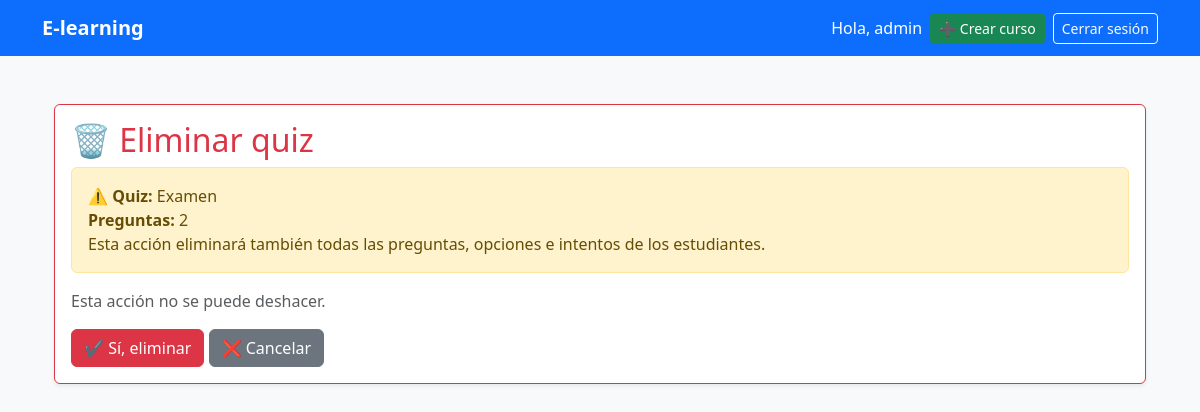
Page /quiz/3/eliminar/ (signed in) on the committed database.
### accounts/models.py (models this page shows, shortened)
class User(AbstractUser):
    ROLES = (
        ('student', 'Estudiante'),
        ('teacher', 'Instructor'),
        ('admin', 'Administrador'),
    )
    role = models.CharField(max_length=20, choices=ROLES, default='student')

### courses/models.py (models this page shows, shortened)
class Quiz(models.Model):
    curso = models.ForeignKey(Curso, on_delete=models.CASCADE, related_name='quizzes')
    titulo = models.CharField(max_length=200)
    descripcion = models.TextField(blank=True)
    puntaje_minimo = models.PositiveIntegerField(default=70, help_text="Puntaje mínimo para aprobar (%)")
    intentos_maximos = models.PositiveIntegerField(default=3, help_text="Número máximo de intentos permitidos")
    tiempo_limite = models.PositiveIntegerField(null=True, blank=True, help_text="Tiempo límite en minutos (opcional)")
    deadline = models.DateTimeField(null=True, blank=True, help_text="Fecha límite de entrega")
    orden = models.PositiveIntegerField(default=0)
    fecha_creacion = models.DateTimeField(auto_now_add=True)
    activo = models.BooleanField(default=True)
    def total_preguntas(self):
        return self.preguntas.count()
    class Meta:
        verbose_name = 'Quiz'
        verbose_name_plural = 'Quizzes'
        ordering = ['orden', 'fecha_creacion']

### courses/views_quiz.py (the view)
# urls.py: path('quiz/<int:quiz_id>/eliminar/', eliminar_quiz, name='eliminar_quiz'),
@login_required
def eliminar_quiz(request, quiz_id):
    quiz = get_object_or_404(Quiz, id=quiz_id)
    curso = quiz.curso
    if request.user.role not in ['teacher', 'admin']:
        messages.error(request, 'No tienes permiso para eliminar quizzes')
        return redirect('detalle_curso', course_id=curso.id)
    if request.method == "POST":
        titulo = quiz.titulo
        quiz.delete()
        messages.success(request, f'Quiz "{titulo}" eliminado')
        return redirect('detalle_curso', course_id=curso.id)
    return render(request, 'courses/eliminar_quiz.html', {
        'quiz': quiz,
        'curso': curso
    })

### courses/templates/courses/eliminar_quiz.html (shortened to what this page needs)
{% extends "base.html" %}
{% block content %}
<div class="container py-4">
    <div class="card shadow-sm border-danger">
        <div class="card-body">
            <h2 class="text-danger">🗑️ Eliminar quiz</h2>
            <div class="alert alert-warning">
                <strong>⚠️ Quiz:</strong> {{ quiz.titulo }}<br>
                <strong>Preguntas:</strong> {{ quiz.total_preguntas }}<br>
                Esta acción eliminará también todas las preguntas, opciones e intentos de los estudiantes.
            </div>
            <p class="text-muted">Esta acción no se puede deshacer.</p>
            <form method="POST">
                <button class="btn btn-danger" type="submit">✔️ Sí, eliminar</button>
                <a href="{% url 'detalle_quiz' quiz.id %}" class="btn btn-secondary">❌ Cancelar</a>
            </form>
        </div>
    </div>
</div>
{% endblock %}

### templates/base.html (shortened to what this page needs)
{% load static %}
<!DOCTYPE html>
<html lang="es">
<head>
  <link href="https://cdn.jsdelivr.net/npm/bootstrap@5.3.3/dist/css/bootstrap.min.css" rel="stylesheet">
</head>
<body class="bg-light">
  <nav class="navbar navbar-expand-lg navbar-dark bg-primary">
    <div class="container">
      <a class="navbar-brand fw-bold" href="/">E-learning</a>
      <div class="collapse navbar-collapse" id="menu">
        <ul class="navbar-nav ms-auto align-items-center">
          {% if request.user.is_authenticated %}
            <li class="nav-item me-2">
              <span class="navbar-text text-white">Hola, {{ request.user.username }}</span>
            </li>
            {% if request.user.role == 'teacher' or request.user.role == 'admin' %}
              <li class="nav-item me-2">
                <a href="{% url 'crear_curso' %}" class="btn btn-success btn-sm">➕ Crear curso</a>
              </li>
            {% endif %}
            <li class="nav-item">
              <a class="btn btn-outline-light btn-sm" href="{% url 'logout' %}">Cerrar sesión</a>
            </li>
          {% endif %}
        </ul>
      </div>
    </div>
  </nav>
  <main class="container py-4">
    {% block content %}
    {% endblock %}
  </main>
</body>
</html>

### rows in the picture
User: user.username "admin"
Quiz: titulo "Examen", total_preguntas "2"
